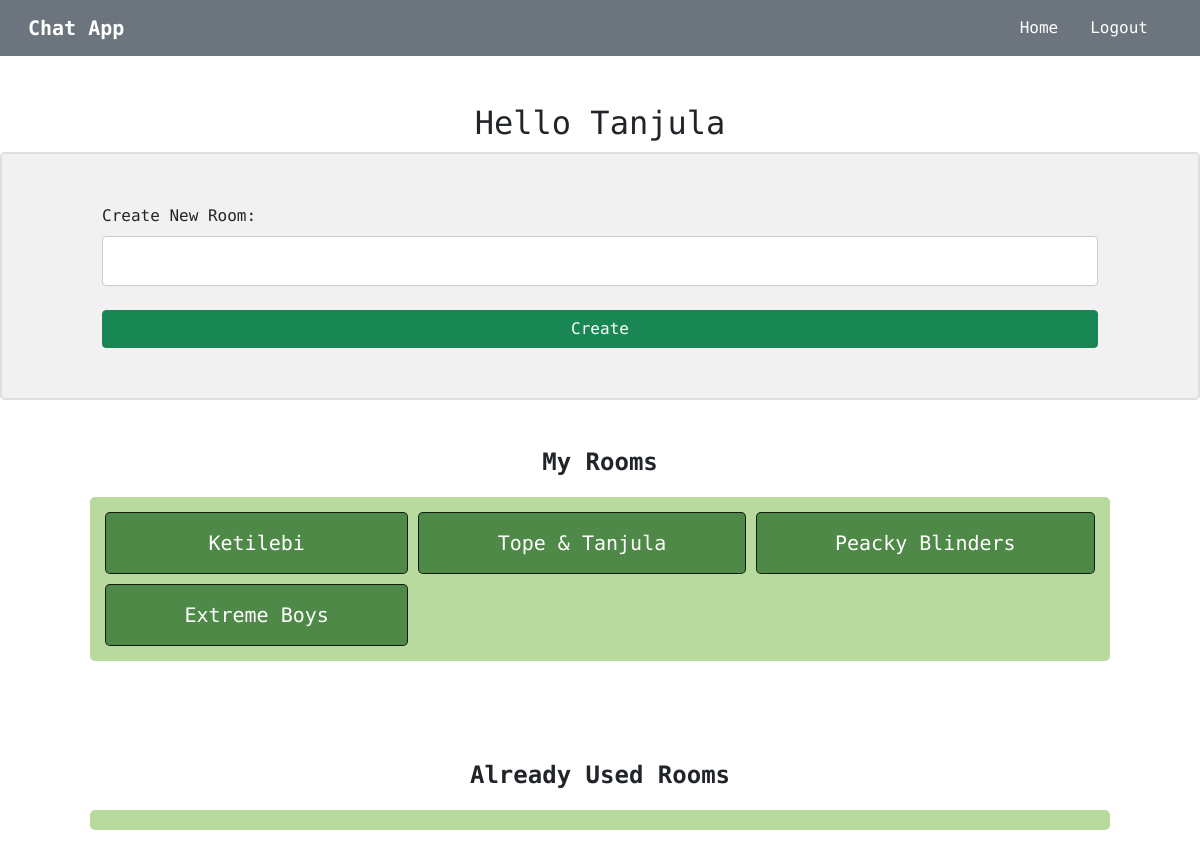
/personal (signed in), run on an earlier commit of the app's database.
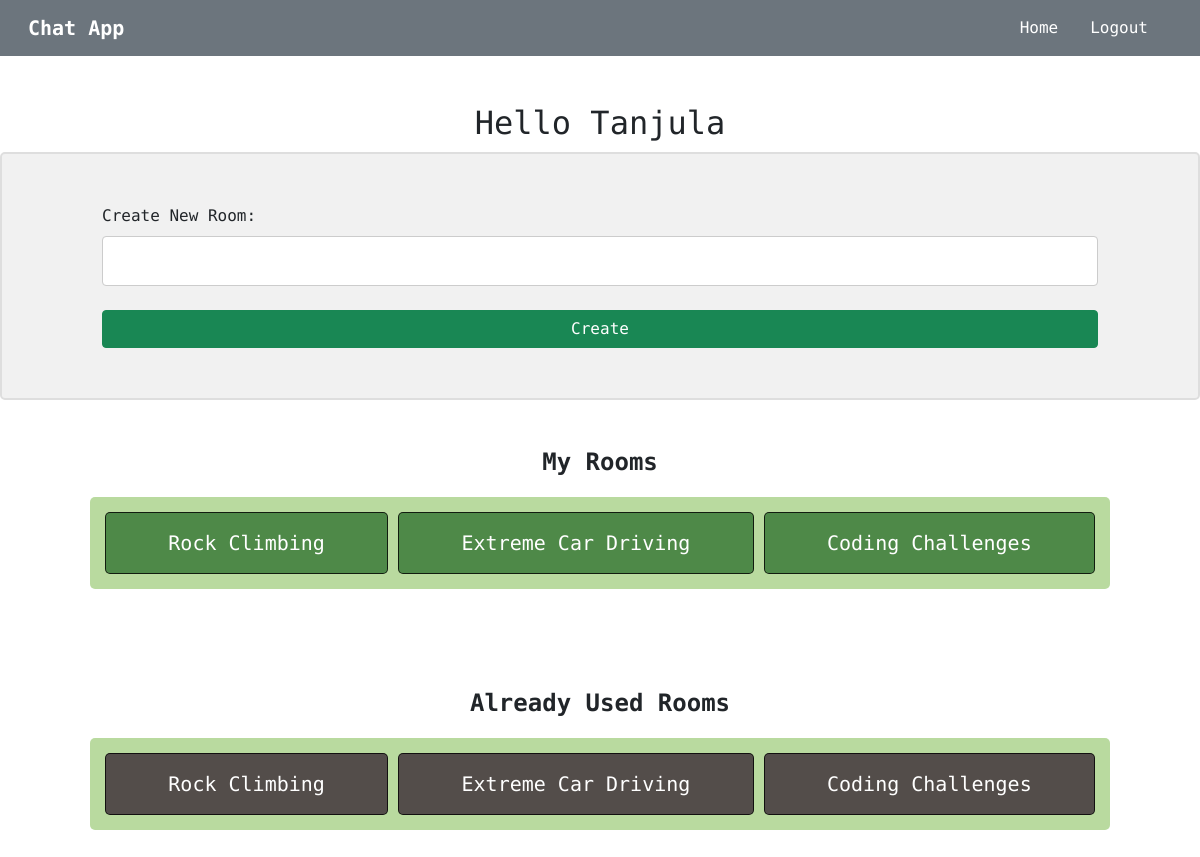
And on a later commit of the database.
### chat_app/models.py (models this page shows, shortened)
class Room(models.Model):
    name = models.CharField(max_length=1000)
    slug = models.SlugField(max_length=1500, null=True)
    user = models.ForeignKey(User, on_delete=models.CASCADE, null=True)

### chat_app/views.py (the view)
# urls.py: path("personal", views.personal_page, name="personal-page"),
@login_required
def personal_page(request):
    form = HomeForm()
    present_user = request.user
    all_rooms = Room.objects.all()
    my_rooms = all_rooms.filter(user=present_user).all()
    all_room_users = RoomUsers.objects.values_list("username_room", flat=True)
    used_rooms = []
    for item in list(all_room_users):
        concrete_room = all_rooms.filter(name=item.split("^")[-1]).first()
        used_rooms.append(concrete_room)
    return render(request, "chat/home.html", {
        "form": form,
        "user": present_user,
        "my_rooms": my_rooms,
        "used_rooms": used_rooms
    })

### chat_app/forms.py
class HomeForm(forms.Form):
    room_name = forms.CharField(label="Create New Room", max_length=1000,
                                widget=forms.TextInput(attrs={"class": "form-control"}))

### chat_app/templates/chat/home.html (shortened to what this page needs)
{% extends "base.html" %}
{% load static %}
{% block css_styles %}
  <link rel="stylesheet" href="{% static 'chat/home.css' %}">
{% endblock %}
{% block content %}
<div align="center" class="mt-5">
  <h2>Hello {{ user.username }}</h2>
</div>
<div class="my-container">
    <form id="post-form" method="POST" action="{% url 'check-view' %}">
        {{ form.as_p }}
        <button type="submit" class="btn btn-success rounded-1 w-100">Create</button>
    </form>
</div>
<h4 class="text-center fw-bold mt-5">My Rooms</h4>
<div class="grid-container">
  {% for room in my_rooms %}
    <a href="{% url 'room-users' room=room.name username=user.username %}" class="grid-item-1">{{ room.name }}</a>
  {% endfor %}
</div>
<h4 class="text-center fw-bold mt-5">Already Used Rooms</h4>
<div class="grid-container">
  {% for room in used_rooms %}
    <a href="{% url 'room-page' room=room.name username=user.username %}" class="grid-item-2">{{ room.name }}</a>
  {% endfor %}
</div>
{% endblock %}

### templates/base.html (shortened to what this page needs)
{% load static %}
<!DOCTYPE html>
<html lang="en">
<head>
  <link href="https://cdn.jsdelivr.net/npm/bootstrap@5.3.0-alpha1/dist/css/bootstrap.min.css" rel="stylesheet">
  <link rel="stylesheet" href="{% static 'base.css' %}">
  {% block css_styles %}  {% endblock  %}
</head>
  <body>
    <nav class="navbar navbar-expand-lg bg-secondary ps-3 pe-3">
      <div class="container-fluid">
        <span class="navbar-brand text-white fw-bold">Chat App</span>
        <div class="collapse navbar-collapse" id="navbarNavAltMarkup">
          <div class="navbar-nav ms-auto">
            {% if user.is_authenticated %}
              <a class="nav-link text-white me-3 active" aria-current="page" href="{% url 'personal-page' %}">Home</a>
              <a class="nav-link text-white me-3" href="{% url 'logout-user' %}">Logout</a>
            {% else %}
              <a class="nav-link text-white me-3" href="{% url 'register-user' %}">Register</a>
              <a class="nav-link text-white" href="{% url 'login-user' %}">Login</a>
            {% endif %}
          </div>
        </div>
      </div>
    </nav>
    {% block content %}  {% endblock  %}
  </body>
</html>

### static/base.css (style rules this page uses)
body { font-family: 'Roboto Mono', monospace; }

### chat_app/static/chat/home.css (style rules this page uses)
.my-container { border: 2px solid #dedede; background-color: #f1f1f1; border-radius: 5px; padding: 10px; margin: 10px 0; box-sizing: border-box; padding: 50px 100px; }
.my-container::after { content: ""; clear: both; display: table; }
input[type=text], select { width: 100%; padding: 12px 20px; margin: 8px 0; display: inline-block; border: 1px solid #ccc; border-radius: 4px; box-sizing: border-box; }
.grid-container { width: 85%; margin: auto; margin-top: 20px; margin-bottom: 100px; display: grid; grid-template-columns: auto auto auto; background-color: #a8d187cc; padding: 10px; border-radius: 5px; }
.grid-item-1, .grid-item-2 { display: block; color: white; border: 1px solid rgba(0, 0, 0, 0.8); padding: 15px; font-size: 20px; text-align: center; text-decoration: none; margin: 5px; border-radius: 5px; }
.grid-item-1 { background-color: rgba(29, 100, 32, 0.678); }
.grid-item-2 { background-color: rgba(36, 11, 34, 0.678); }

What changed in the data, as far as the page shows it:
removed Room: name "Ketilebi", shown under "My Rooms"
removed Room: name "Tope & Tanjula", shown under "My Rooms"
removed Room: name "Peacky Blinders", shown under "My Rooms"
removed Room: name "Extreme Boys", shown under "My Rooms"
added Room: name "Rock Climbing"
added Room: name "Extreme Car Driving"
added Room: name "Coding Challenges"
